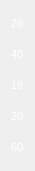
     <widget class="QWidget" name="layoutWidget">
      <property name="geometry">
       <rect>
        <x>700</x>
        <y>80</y>
        <width>31</width>
        <height>171</height>
       </rect>
      </property>
      <layout class="QVBoxLayout" name="verticalLayout_7">
       <item>
        <widget class="QLabel" name="label_17">
         <property name="font">
          <font>
           <pointsize>8</pointsize>
          </font>
         </property>
         <property name="styleSheet">
          <string notr="true">color: rgb(255, 255, 255);</string>
         </property>
         <property name="text">
          <string>&lt;html&gt;&lt;head/&gt;&lt;body&gt;&lt;p&gt;&lt;span style=&quot; color:#ffffff;&quot;&gt;26&lt;/span&gt;&lt;/p&gt;&lt;/body&gt;&lt;/html&gt;</string>
         </property>
        </widget>
       </item>
       <item>
        <widget class="QLabel" name="label_18">
         <property name="font">
          <font>
           <pointsize>8</pointsize>
          </font>
         </property>
         <property name="styleSheet">
          <string notr="true">color: rgb(255, 255, 255);</string>
         </property>
         <property name="text">
          <string>&lt;html&gt;&lt;head/&gt;&lt;body&gt;&lt;p&gt;&lt;span style=&quot; color:#ffffff;&quot;&gt;40&lt;/span&gt;&lt;/p&gt;&lt;/body&gt;&lt;/html&gt;</string>
         </property>
        </widget>
       </item>
       <item>
        <widget class="QLabel" name="label_19">
         <property name="font">
          <font>
           <pointsize>8</pointsize>
          </font>
         </property>
         <property name="styleSheet">
          <string notr="true">color: rgb(255, 255, 255);</string>
         </property>
         <property name="text">
          <string>&lt;html&gt;&lt;head/&gt;&lt;body&gt;&lt;p&gt;&lt;span style=&quot; color:#ffffff;&quot;&gt;19&lt;/span&gt;&lt;/p&gt;&lt;/body&gt;&lt;/html&gt;</string>
         </property>
        </widget>
       </item>
       <item>
        <widget class="QLabel" name="label_20">
         <property name="font">
          <font>
           <pointsize>8</pointsize>
          </font>
         </property>
         <property name="styleSheet">
          <string notr="true">color: rgb(255, 255, 255);</string>
         </property>
         <property name="text">
          <string>&lt;html&gt;&lt;head/&gt;&lt;body&gt;&lt;p&gt;&lt;span style=&quot; color:#ffffff;&quot;&gt;20&lt;/span&gt;&lt;/p&gt;&lt;/body&gt;&lt;/html&gt;</string>
         </property>
        </widget>
       </item>
       <item>
        <widget class="QLabel" name="label_21">
         <property name="font">
          <font>
           <pointsize>8</pointsize>
          </font>
         </property>
         <property name="styleSheet">
          <string notr="true">color: rgb(255, 255, 255);</string>
         </property>
         <property name="text">
          <string>&lt;html&gt;&lt;head/&gt;&lt;body&gt;&lt;p&gt;&lt;span style=&quot; color:#ffffff;&quot;&gt;60&lt;/span&gt;&lt;/p&gt;&lt;/body&gt;&lt;/html&gt;</string>
         </property>
        </widget>
       </item>
      </layout>
     </widget>
